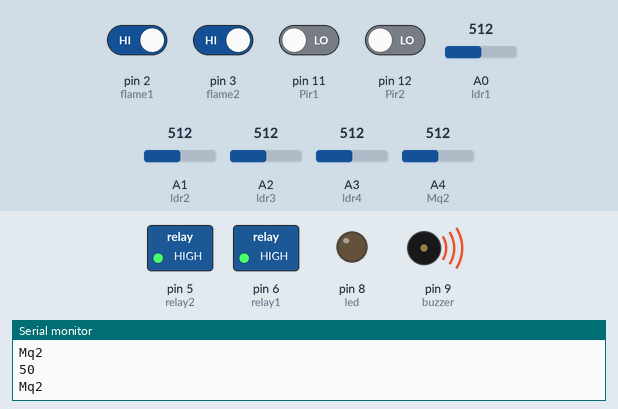
This sketch was run on a simulated Arduino Uno, built with avr-gcc and run on an emulated ATmega328P. Parts: switched loads named in the sketch (green lamp = pin HIGH), output pins drawn as LEDs (lit = HIGH), buzzer (waves = sounding), the last lines printed to the serial monitor. The test bench sets the inputs (shaded band); at power-on: pin 2 (flame1), pin 3 (flame2) HIGH, pin 11 (Pir1), pin 12 (Pir2) LOW, A4 (Mq2) = 512, A0 (ldr1) = 512, A1 (ldr2) = 512, A2 (ldr3) = 512, A3 (ldr4) = 512.

Above: at 1.2 s.
1.3 s: pin 11 (Pir1) driven HIGH
At 1.7 s:
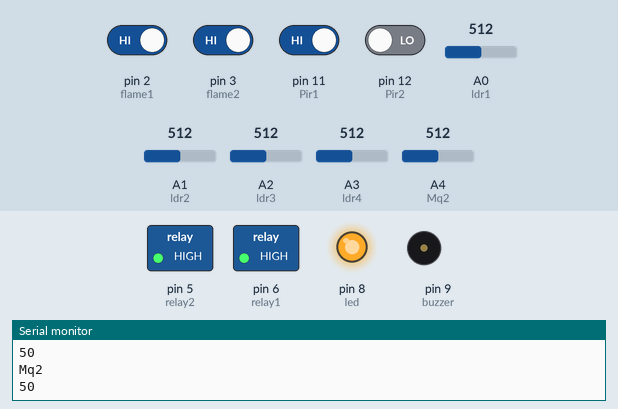
4.3 s: pin 11 (Pir1) driven LOW
At 6.5 s:
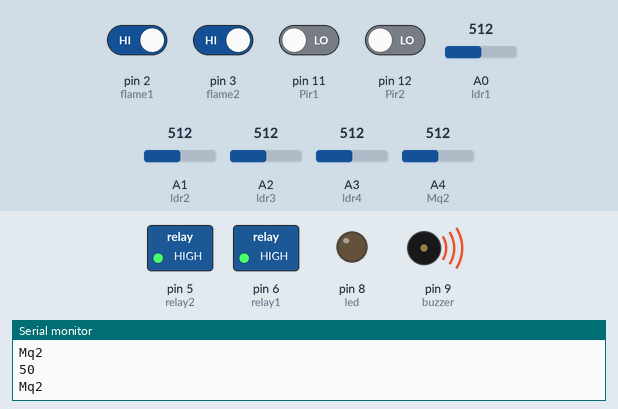
6.8 s: A4 (Mq2) set to 188
8.3 s: A4 (Mq2) set to 156
At 9.3 s:
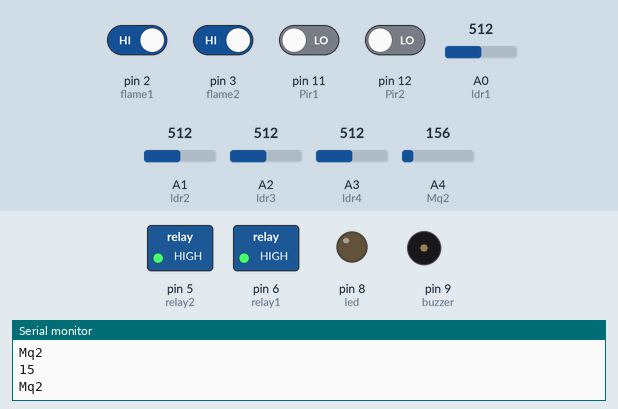
9.8 s: pin 2 (flame1) driven LOW
At 11.0 s:
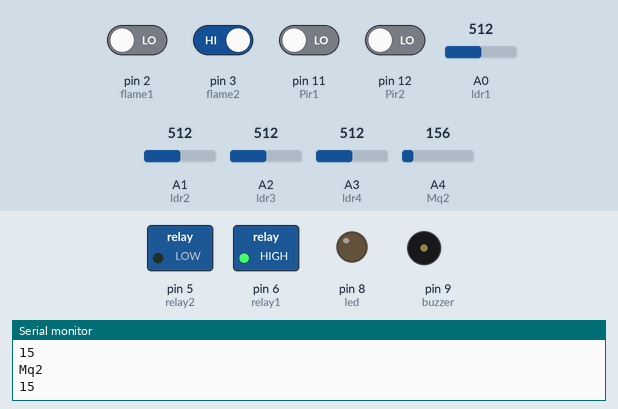
11.3 s: pin 2 (flame1) driven HIGH and pin 11 (Pir1) driven HIGH
At 16.1 s:
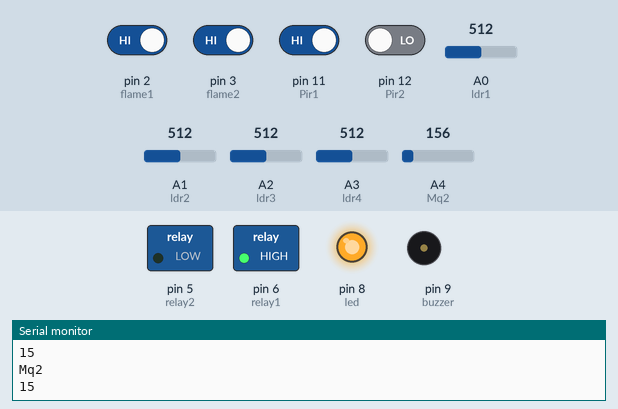
Timing chart, 0 to 20.3 s (numbered marks = the images above; inputs shaded):
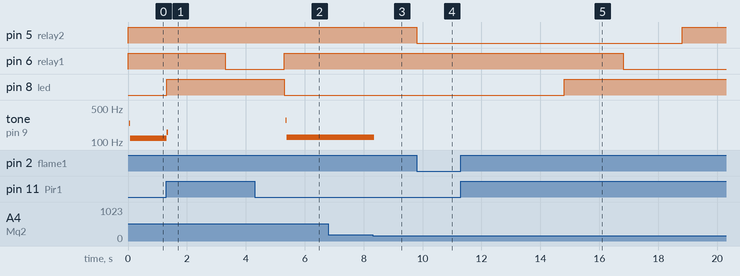

Measured:
- the behaviour switches between 174 and 173 on A4 (Mq2) (found by bisection; images 2 and 3)
- after the input at 1.3 s, pin 6 (relay1): HIGH → LOW after 2.0 s; pin 8 (led): LOW → HIGH at once; tone on pin 9 (buzzer): 120 Hz → 160 Hz at once, → silent 0.04 s later
- after the input at 4.3 s, pin 6 (relay1): LOW → HIGH after 1.0 s; pin 8 (led): HIGH → LOW after 1.0 s; tone on pin 9 (buzzer): silent → 278 Hz after 1.1 s, → 125 Hz 0.04 s later
- after the input at 8.3 s, tone on pin 9 (buzzer): 125 Hz → silent after 0.05 s
- after the input at 9.8 s, pin 5 (relay2): HIGH → LOW at once
- after the input at 11.3 s, pin 5 (relay2): LOW → HIGH after 7.5 s; pin 6 (relay1): HIGH → LOW after 5.5 s; pin 8 (led): LOW → HIGH after 3.5 s

The sketch:

Home_Appliance.ino
```cpp
#define ldr1 A0
#define ldr2 A1
#define ldr3 A2
#define ldr4 A3
#define flame1 2
#define flame2 3
#define Pir1 11
#define Pir2 12
#define Mq2 A4
#define relay1 6
#define relay2 5
#define led 8
#define buzzer 9
void setup() {
  Serial.begin(9600);
  pinMode(ldr1,INPUT);
  pinMode(ldr2, INPUT);
  pinMode(ldr3,INPUT);
  pinMode(ldr4,INPUT);
  pinMode(flame1,INPUT);
  pinMode(flame2,INPUT);
  pinMode(Pir1,INPUT);
  pinMode(Pir2,INPUT);
  pinMode(Mq2,INPUT);
  pinMode(led,OUTPUT);
  pinMode(buzzer,OUTPUT);
  pinMode(relay1,OUTPUT);
  pinMode(relay2,OUTPUT);
  digitalWrite(relay1,HIGH);
  digitalWrite(relay2,HIGH);
  digitalWrite(buzzer,LOW);


  // put your setup code here, to run once:
}


void loop() {
  bool Val_pir1 = digitalRead(Pir1);
  bool Val_pir2 = digitalRead(Pir2);
  int Val_Mq2 = analogRead(Mq2);
  int Val_ldr1 = analogRead(ldr1);
  int Val_ldr2 = analogRead(ldr2);
  int Val_ldr3 = analogRead(ldr3);
  int Val_ldr4 = analogRead(ldr4);
  bool Val_flame1 = digitalRead(flame1);
  bool Val_flame2 = digitalRead(flame2);
  //Serial.println("Flame1");
  //Serial.println(Val_flame1);
  //Serial.println("Flame2");
  //Serial.println(Val_flame2);
  //delay(1000);
  //Serial.println("Pir");
  //Serial.println(Val_pir1);
  //delay(1000);
  Val_Mq2 = map(Val_Mq2,0,1023,0,100);
  Serial.println("Mq2");
  Serial.println(Val_Mq2);
  Val_ldr1 = map(Val_ldr1,0,1023,0,100);
  Val_ldr2 = map(Val_ldr2,0,1023,0,100);
  Val_ldr3 = map(Val_ldr3,0,1023,0,100);
  Val_ldr4 = map(Val_ldr4,0,1023,0,100);
  //Serial.println("LDR");
  //Serial.println(Val_ldr4);
  //delay(1000);

  if ((Val_pir1 == 1 || Val_pir2 == 1) && (Val_ldr1 < 60 || Val_ldr2 < 60 || Val_ldr3 < 60 || Val_ldr4 < 60))
  {
    digitalWrite(led,HIGH);
    delay(2000);
  }
  else
  {
    digitalWrite(led,LOW);
  }


  if (Val_pir1 == 1 || Val_pir2 == 1)
  {
    digitalWrite(relay1,LOW);
     delay(2000);
  }
  else
  {
    digitalWrite(relay1,HIGH);

  }

  if (Val_flame1 == 0 || Val_flame2 == 0)
  {
    digitalWrite(buzzer,HIGH);
    //delay(1000);
    digitalWrite(relay2,LOW);
    delay(5000);//pump

  }
  else
  {
    digitalWrite(relay2,HIGH);
    digitalWrite(buzzer,LOW);
  }
  if (Val_Mq2 > 16)
  {
    digitalWrite(buzzer,HIGH);

  }
  else
  {
   digitalWrite(buzzer,LOW);
  }
  }


  // put your main code here, to run repeatedly:
```
